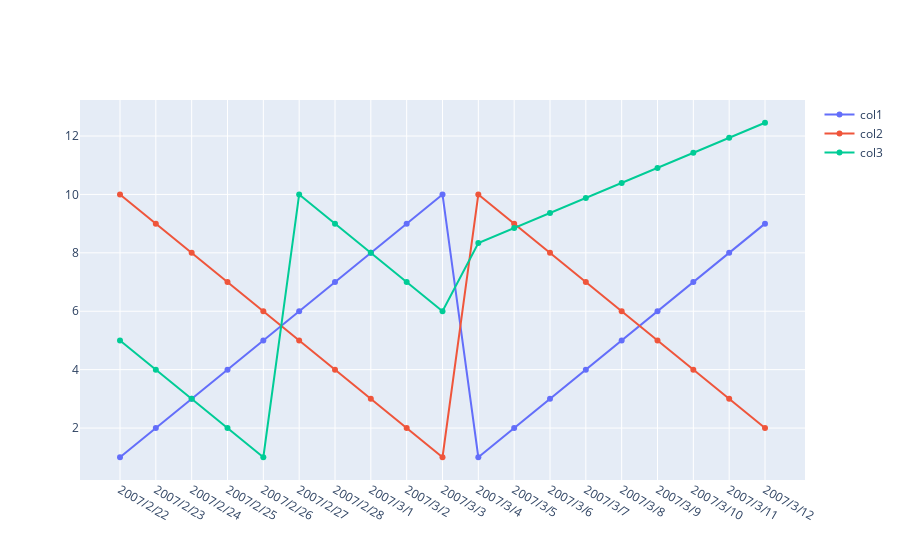

The cell this chart's notebook holds for it:
### Code cell
fig = go.Figure()
for col in df.columns :
    fig.add_trace(go.Scatter(x=df.index, y=df[col], name = col))

fig.show()

### Figure 1 — Plotly figure (JSON) as saved in the notebook; plotly's stock layout.template omitted (floating-point values rounded to 4 significant figures)
{"data": [{"name": "col1", "type": "scatter", "x": ["2007/2/22", "2007/2/23", "2007/2/24", "2007/2/25", "2007/2/26", "2007/2/27", "2007/2/28", "2007/3/1", "2007/3/2", "2007/3/3", "2007/3/4", "2007/3/5", "2007/3/6", "2007/3/7", "2007/3/8", "2007/3/9", "2007/3/10", "2007/3/11", "2007/3/12"], "y": [1, 2, 3, 4, 5, 6, 7, 8, 9, 10, 1, 2, 3, 4, 5, 6, 7, 8, 9]}, {"name": "col2", "type": "scatter", "x": ["2007/2/22", "2007/2/23", "2007/2/24", "2007/2/25", "2007/2/26", "2007/2/27", "2007/2/28", "2007/3/1", "2007/3/2", "2007/3/3", "2007/3/4", "2007/3/5", "2007/3/6", "2007/3/7", "2007/3/8", "2007/3/9", "2007/3/10", "2007/3/11", "2007/3/12"], "y": [10, 9, 8, 7, 6, 5, 4, 3, 2, 1, 10, 9, 8, 7, 6, 5, 4, 3, 2]}, {"name": "col3", "type": "scatter", "x": ["2007/2/22", "2007/2/23", "2007/2/24", "2007/2/25", "2007/2/26", "2007/2/27", "2007/2/28", "2007/3/1", "2007/3/2", "2007/3/3", "2007/3/4", "2007/3/5", "2007/3/6", "2007/3/7", "2007/3/8", "2007/3/9", "2007/3/10", "2007/3/11", "2007/3/12"], "y": [5, 4, 3, 2, 1, 10, 9, 8, 7, 6, 8.333, 8.848, 9.364, 9.879, 10.39, 10.91, 11.42, 11.94, 12.45]}], "layout": {}}
